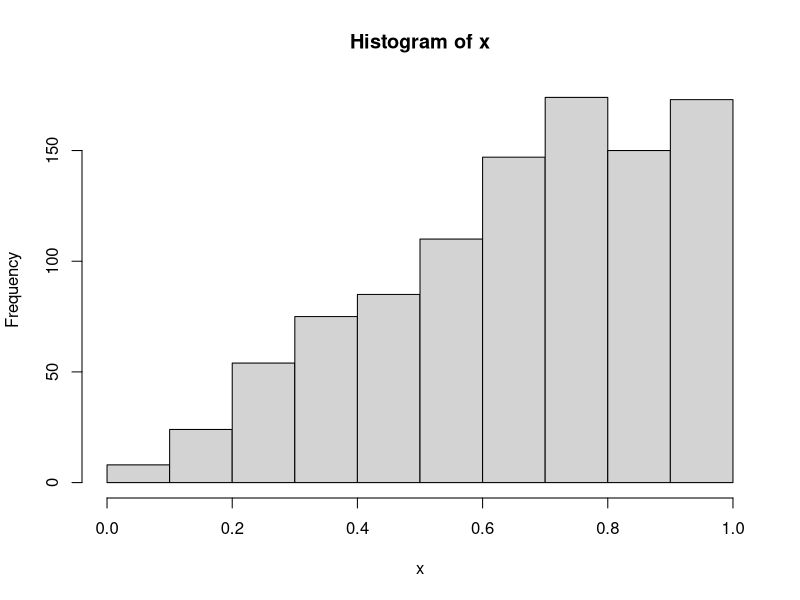
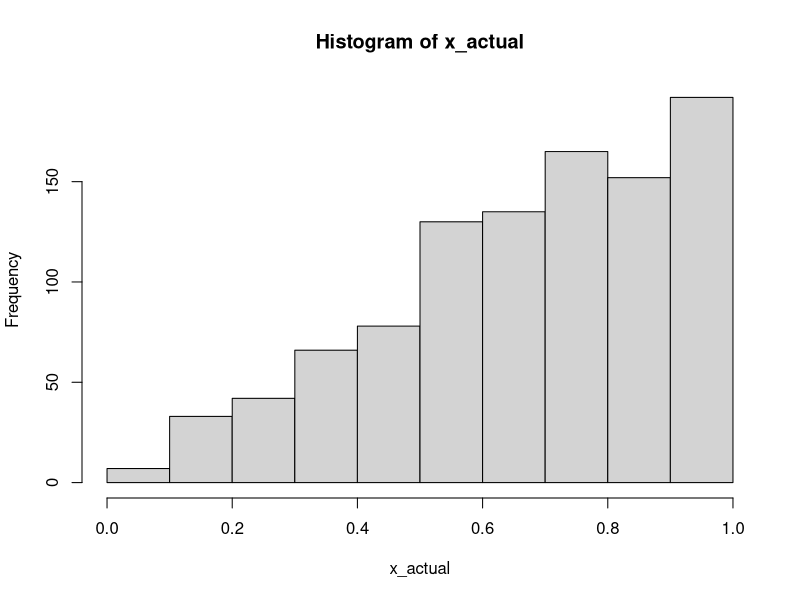
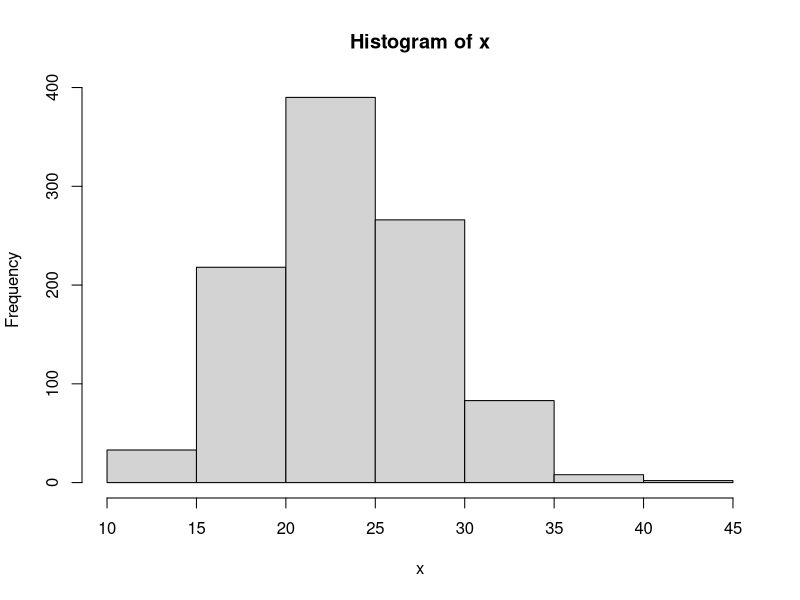
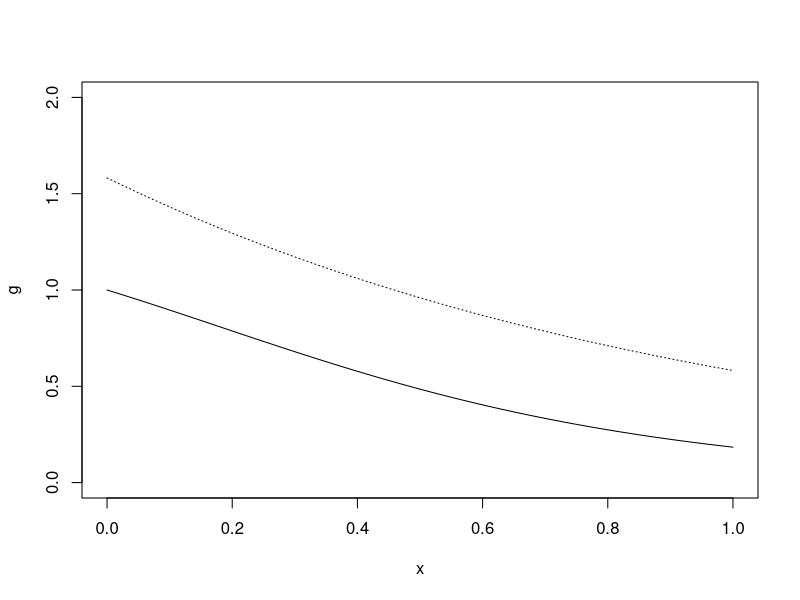
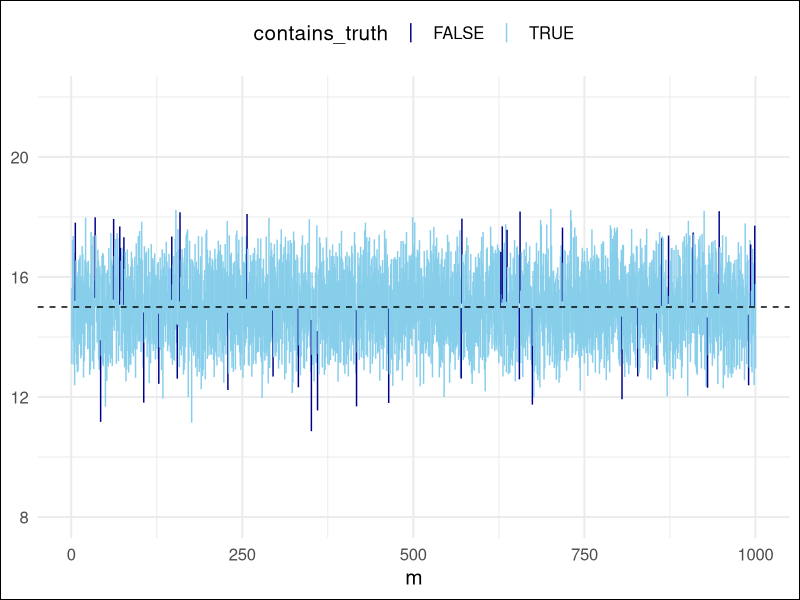
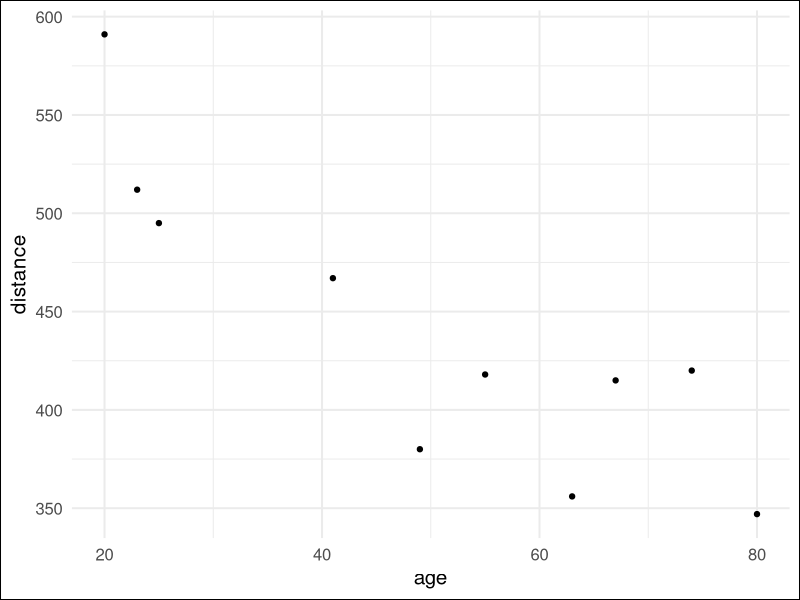

The R script that drew these images, in order:
## ---- chunk 1
#| echo: false

library(tidyverse)
set.seed(8686)

theme_set(
  theme_minimal(base_size = 15) +
    theme(plot.background = element_rect(fill = "white"))
)
## ---- chunk 2
ex2 <- 76
ifelse(
  ex2 >= 90, grade <- 'A',
  ifelse(
    ex2 >= 80, grade <- 'B',
    ifelse(ex2 >= 70, grade <- 'C', '')
  )
)
## ---- chunk 3
k <- 0
for (i in 1:10) {
  k <- k + i
}

k

x <- 1:10
k <- 0

for (i in x) {
  k <- k + x[i]
}

k
## ---- chunk 4
k <- 0
i <- 0

while (i <= 10) {
  k <- k + i
  i <- i + 1
}

k; i
## ---- chunk 5
avg <- function(x) {
  s <- 0
  for (i in x) s <- s + i

  s / i
}

x <- 1:10

avg(x) == 5.5
## ---- chunk 6
score <- c(76, 92, 83)
grade <- ifelse(
  score >= 90, 'A',
  ifelse(score >= 80, 'B',
    ifelse(score >= 70, 'C')
  )
)
grade

# will fail-- length(score) > 1
# if (score >= 90) {
#   grade <- 'A'
# } else if (score >= 80) {
#   grade <- 'B'
# } else {
#   grade <- 'C'
# }
## ---- chunk 7
library(stats4)

# y <- c(0.04304550, 0.50263474)
y <- 1:4

mlogl <- function(theta) -(length(y)*log(theta) - theta*sum(y))

fit <- mle(mlogl, 1.4)
summary(fit)

1 / mean(y)
## ---- chunk 8
x <- c(0.5928, 3.2048, 2.2281, 4.2292, 1.2096, 3.8371, 1.2670, 1.2042, 2.8182, 3.5173)

ll <- function(theta, sumx, sumlogx, n) {
  r <- theta[1]
  lambda <- theta[2]
  -(n*r*log(lambda) - n*log(gamma(r)) + (r - 1)*sumlogx - lambda*sumx)
}

optim(c(20, 19), ll, sumx = sum(x), sumlogx = sum(log(x)), n = length(x))
## ---- chunk 9
# given an exponential distribution
lambda <- 10
exp_pdf <- function(x) lambda*exp(-lambda*x)
inv_exp <- function(u) -1/lambda * log(1 - u)

u <- runif(100000, 0, 1)
x <- inv_exp(u)

mean(x) # should be close to 1 / lambda
var(x) # should be close to 1 / lambda^2
## ---- chunk 10
# transformation given a discrete CDF, using quantiles
g <- function(n) {
  u <- runif(n, 0, 1)
  
  cdf <- c(0.1, 0.36, 0.42, 0.85, 1)
  
  dplyr::case_when(
    u <= cdf[1]              ~ 0,
    u > cdf[1] & u <= cdf[2] ~ 1,
    u > cdf[2] & u <= cdf[3] ~ 2,
    u > cdf[3] & u <= cdf[4] ~ 3,
    u > cdf[4] & u <= cdf[5] ~ 4,
    TRUE ~ NA_real_
  )
}

p <- prop.table(table(g(10000)))
cumsum(p)
## ---- chunk 11
f <- function(x, p = 0.4) p * (1 - p)^x
## ---- chunk 12
# demonstrate acception-rejection method using a Beta(2, 1) distribution
# g(x) = Uniform(0, 1)

f <- function(x) 2*x
g <- function(x) 1
C <- 2

gen_beta <- function() {
  u1 <- runif(1, 0, 1)
  u2 <- runif(1, 0, 1)
  
  # if accepted,
  r <- f(u1) / (C * g(u1))
  out <- c( "r" = r, "u1" = u1, "u2" = u2)

  if (u2 < f(u1) / (C * g(u1))) {
    return(u1)
  } else {
    gen_beta()
  }
}

x <- replicate(1000, gen_beta())
x_actual <- rbeta(1000, 2, 1)

hist(x)
hist(x_actual)
## ---- chunk 13
f <- c(0.16, 0.24, 0.33, 0.17, 0.10)
g <- c(1, 1, 1, 1, 1) / 5
C <- max(f / g)

f_x <- function(x) {
  dplyr::case_when(
    x == 1 ~ 0.16,
    x == 2 ~ 0.24,
    x == 3 ~ 0.33,
    x == 4 ~ 0.17,
    x == 5 ~ 0.10,
      TRUE ~ 0
  )
}

gen <- function() {
  y <- sample(1:5, 1) # draw 1 realization from discrete uniform
  u <- runif(1, 0, 1) # draw 1 realization from continuous uniform

  if (u <= f_x(y) / (C * 1/5)) {
    return(y)
  } else {
    gen()
  }
}

out <- replicate(1000, gen())
prop.table(table(out))
## ---- chunk 14
gen_poisson <- function(t0, lambda) {
  s <- 0; i <- 0

  while (s <= t0) {
    u <- runif(1, 0, 1)
    t <- -log(1 - u) / lambda  # inverse transform to draw from Exp(lambda)
    s <- s + t
    i <- i + 1
  }

  return(i - 1)
}

gen_poisson(10, 2)

x <- replicate(1000, gen_poisson(8, 3))

hist(x)
## ---- chunk 15
lambda <- 3
n <- 10
x <- 1
p <- 0.7

rexp(n, lambda) # x_i ~ f(x)             -- random draws
pexp(x, lambda) # P(X <= x)              -- CDF, cumulative probability
dexp(x, lambda) # P(X == x)?             -- density
qexp(p, lambda) # x* s.t. P(X <= x*) = p -- quantile
## ---- chunk 16
mu <- 5
sd <- 3

rnorm(1, mu, sd)
pnorm(5, mu, sd)
qnorm(0.75, mu, sd)
## ---- chunk 17
punif(0.6, 0, 1)
## ---- chunk 18
u <- runif(1000000, 0, 1)
mean(exp(-u))

1 - exp(-1)
## ---- chunk 19
n1 <- 500
n2 <- 5000

u1 <- runif(n1, 0, 1)
u2 <- runif(n2, 0, 1)

# g(x) = x
mean(u1)
mean(u2)
## ---- chunk 20
-exp(-5) - (-exp(-2))

u <- runif(1000, 2, 5)
(5 - 2) * mean(exp(-u))
## ---- chunk 21
library(purrr)

mc_integrate <- function(g, a = 0, b = 1, n) {
  u <- runif(n, a, b)
  (b - a) * mean(g(u))
}

f <- function(x) exp(-x)

map_dbl(c(10, 100, 1000, 10000, 100000), ~mc_integrate(f, 2, 4, .))

# true value
exp(-2) - exp(-4)

h <- function(x) 10 * exp(-10 * x)
map_dbl(c(10, 1000, 1000000), ~mc_integrate(h, 0, 2, .))

# true value
integrate(h, 0, 2)
## ---- chunk 22
f <- function(x) 10 * exp(-10 * x)
mc_integrate(f, 0, 5, 100000)
## ---- chunk 23
cdf_exp_b <- function(x, lambda, n) {
  u <- runif(n, 0, 1)
  x * mean(lambda * exp(-lambda * x * u))
}

u <- cdf_exp_b(6, 20, 100)
l <- cdf_exp_b(2, 20, 100)

u - l

pexp(6, 1/20) - pexp(2, 1/20)
## ---- chunk 24
# Compare results to textbook example 6.3



z_cdf <- function(x, n = 1000) {
  u <- runif(n, 0, 1)

  # density of Z ~ N(0, 1)?
  theta <- function(x, u) {
    mean(1 / sqrt(2 * pi) * x * exp((-x^2 * u^2) / 2))
  }

  # Z ~ N(0, 1) is symmetric about 0
  if (x >= 0) {
    0.5 + theta(x, u)
  } else {
    1 - 0.5 - theta(-x, u)
  }
}

z_cdf(2, 100000)
pnorm(2)
## ---- chunk 25
# the "Hit-or-Miss" method:

# step 1.
x <- rnorm(10000)

# step 2. (an indicator function)
i <- x <= 1.96

# step 3.
mean(i)

norm_cdf <- function(x, n = 10000, mu = 0, sigma = 1) {
  X <- rnorm(n, mu, sigma)
  i <- X <= x
  mean(i)
}

exp_cdf <- function(x, n = 10000, lambda = 5) {
  X <- rexp(n, lambda)
  i <- X <= x
  mean(i)
}

exp_cdf(7.6, n = 1000, lambda = 5)
pexp(7.6, 5)

beta_cdf <- function(x, n = 10000, a = 2, b = 3) {
  X <- rbeta(n, a, b)
  i <- X <= x
  mean(i)
}

beta_cdf(0.7, a = 2, b = 3)
pbeta(0.7, 2, 3)
## ---- chunk 26
# compare hit or miss vs. simple monte-carlo
# theta_1 is simple monte-carlo
# theta_2 is indicator
# estimating F_Z(1.96) where Z ~ N(0, 1).
# generate 100 estimates of theta_1 and theta_2 (n = 10,000)
# then, take the variance of each

# for theta_1
z_cdf <- function(x, n = 1000) {
  u <- runif(n, 0, 1)

  # density of Z ~ N(0, 1)?
  theta <- function(x, u) {
    mean(1 / sqrt(2 * pi) * x * exp((-x^2 * u^2) / 2))
  }

  # Z ~ N(0, 1) is symmetric about 0
  if (x >= 0) {
    0.5 + theta(x, u)
  } else {
    1 - 0.5 - theta(-x, u)
  }
}

# for theta_2
z_cdf2 <- function(x, n = 1000, mu = 0, sigma = 1) {
  X <- rnorm(n, mu, sigma)
  i <- X <= x
  mean(i)
}

# wrap the 2 functions, and collect results
comparison <- function(x = 1.96, n = 100) {
  t1 <- numeric(n)
  t2 <- numeric(n)
  for (i in 1:n) {
    t1[i] <- z_cdf(x)
    t2[i] <- z_cdf2(x)
  }
  c(theta1 = var(t1), theta2 = var(t2))
}

comparison()
## ---- chunk 27
u <- runif(1000)
v <- 1 - u

# Cov(u, v) < 0!
cov(u, v)
## ---- chunk 28
norm_cdf_anti <- function(x, n) {
  u <- runif(n / 2)
  v <- 1 - u
  y <- c(u, v)
  
  pos_cdf <- (1 / sqrt(2 * pi)) * abs(x) * exp(-x^2 * y^2 / 2) + 0.5
  
  if (x >= 0) {
    cdf <- pos_cdf
  } else {
    cdf <- 1 - pos_cdf
  }
  
  return(mean(cdf))
}

norm_cdf <- function(x, n) {
  u <- runif(n)
  
  pos_cdf <- (1 / sqrt(2 * pi)) * abs(x) * exp(-x^2 * u^2 / 2) + 0.5
  
  if (x >= 0) {
    cdf <- pos_cdf
  } else {
    cdf <- 1 - pos_cdf
  }
  
  return(mean(cdf))
}

s <- numeric(100)
a <- numeric(100)

for (i in 1:100) {
  s[i] <- norm_cdf(1.96, 100)
  a[i] <- norm_cdf_anti(1.96, 100)
}

var(s)
var(a)
## ---- chunk 29
u <- runif(100)
C <- -cov(exp(u), u) / var(u)
C

-0.1409 / (1/12)
## ---- chunk 30
g <- function(x) exp(-x) / (1 + x^2)
l <- function(x) exp(-0.5) / (1 + x^2)

# estimating C
u <- runif(10000)
C <- -cov(g(u), l(u)) / var(l(u))

# simple monte-carlo vs. control variate
u <- runif(1000)
smc <- mean(g(u))
hat <- mean(g(u) + C * (l(u) - mean(l(u))))

integrate(g, 0, 1)
print(smc)
print(hat)
print(var(g(u)))
print(var(g(u) + C * (l(u) - mean(l(u)))))
## ---- chunk 31
n <- 10000
u <- runif(n)
# u1, u2, ..., u10k --> e^u1, e^u2, ... e^u10k

hat_theta <- mean(exp(u))
est_var <- var(exp(u))

hat_theta <- numeric(100)
for (i in 1:100) {
  u <- runif(10000)
  hat_theta[i] <- mean(exp(u))
}

var(hat_theta)
## ---- chunk 32
# Example 6.11
x <- seq(0, 1, 0.01)
g <- exp(-x) / (1 + x^2)
f3 <- exp(-x) / (1 - exp(-1))

plot(x, g, type = "l", ylim = c(0, 2))
lines(x, f3, lty = 3)
## ---- chunk 33
# Example

m <- 100
Y <- numeric(m)

for (i in 1:m) {
  x <- rnorm(3, 0, 1)
  Y[i] <- sum(x^2)
}

(hat_theta <- mean(Y))  # should be close to 3
(hat_mse <- mean((Y - 3)^2))  # should be close to 6
## ---- chunk 34
# Example 7.1
m <- 100
L <- numeric(m)

for (i in 1:m) {
  x <- rnorm(2, 0, 1)
  L[i] <- abs(x[1] - x[2])
}

(hat_theta <- mean(L))  # should be close to 2 / sqrt(pi)
(hat_mse <- mean((L - 2 / sqrt(pi))^2))
## ---- chunk 35
# Example 7.2

m <- 100
k <- 3
K <- numeric(m)

for (i in 1:m) {
  x <- rnorm(100)
  x <- sort(x)
  K[i] <- mean(x[k:(length(x) - k)])
}

(hat_theta <- mean(K))
## ---- chunk 36
x <- c(580, 400, 428, 825, 850, 875, 920, 550, 575, 750, 636, 360, 590, 735, 950)
n <- length(x)
m <- mean(x)
s <- sd(x)
a <- c(0.10, 0.05)
t <- qt(1 - a / 2, df = n - 1)

(c90 <- c(m - t[1] * s / sqrt(n), m + t[1] * s / sqrt(n)))
(c95 <- c(m - t[2] * s / sqrt(n), m + t[2] * s / sqrt(n)))
## ---- chunk 37
n <- 4
m <- 65
s <- 2.4
t <- qt(1 - 0.05/2, df = 3)

(c95 <- c(m - t * s / sqrt(n), m + t * s / sqrt(n)))
## ---- chunk 38
t_ci <- function(n = 20, mu = 15, sigma = 3, alpha = 0.05) {
  x <- rnorm(n, mu, sigma)
  m <- mean(x)
  s <- sd(x)
  t <- qt(1 - alpha / 2, df = n - 1)

  m + (t * s / sqrt(n)) * c(-1, 1)
}

res <- replicate(n = 1000, expr = t_ci(), simplify = FALSE)
(chk <- res |> map_lgl(~between(15, .[1], .[2])) |> mean())

res |>
  map_df(enframe, .id = "m") |>
  mutate(m = as.numeric(m)) |>
  pivot_wider(names_from = name, values_from = value) |>
  set_names(c("m", "l", "u")) |>
  group_by(m) |>
  mutate(contains_truth = between(15, l, u)) |>
  ggplot(aes(x = m, ymin = l, ymax = u, color = contains_truth)) +
  geom_linerange() +
  geom_hline(yintercept = 15, lty = "dashed") +
  scale_color_manual(values = c("darkblue", "skyblue")) +
  ylim(8, 22) +
  theme(legend.position = "top")
## ---- chunk 39
s_ci <- function(mu = 0, sigma = 2, n = 20, alpha = 0.05) {
  x <- rnorm(n = n, mean = mu, sd = sigma)
  v <- var(x)
  chi <- qchisq(alpha, n - 1)

  c(0, (n - 1) * v / chi)
}

res <- replicate(10000, s_ci(), simplify = FALSE)
(chk <- res |> map_lgl(~between(4, .[1], .[2])) |> mean())
## ---- chunk 40
65 - qt(0.025, 3) * 2.4 / 2
65 + qt(1 - 0.025, 3) * 2.4 / 2
## ---- chunk 41
qt(1 - 0.05, df = 3)
## ---- chunk 42
# calculating the p-values
1 - pt(qt(1 - 0.05, 3), 3) # == 0.05
1 - pt(-4.16, 3)
## ---- chunk 43
x <- c(61, 67, 63, 66.6)
t.test(x, alternative = "greater", mu = 70)
## ---- chunk 44
beams <- c(580, 400, 428, 825, 850, 875, 920, 550, 575, 750, 636, 360, 590, 735, 950)

t.test(beams, mu = 820, alternative = "greater")

bound <- qt(0.1 / 2, df = length(beams) - 1) * sd(beams) / sqrt(length(beams))

mean(beams) + c(1, -1) * bound
## ---- chunk 45
# Steps 1 and 2
gen_ts <- function(n = 20, mu = 500, sigma2 = 100) {
  x <- rnorm(n, mean = 500, sd = sqrt(sigma2))
  (mean(x) - mu) / (sd(x) / sqrt(n))
}

# Steps 3 and 4
check_rr <- function(ts, n = 20, alpha = 0.05) {
  t_actual <- qt(0.05, df = n - 1)
  mean(ts <= t_actual)
}

ts <- replicate(n = 1000, gen_ts(), simplify = FALSE)
check_rr(unlist(ts))
## ---- chunk 46
n <- 20
m <- 1000
alpha <- 0.05
Q <- qt(alpha / 2, df = n - 1)

mu0 <- 15
mu1 <- 17
sigma2 <- 4

tstat <- numeric(m)

for (i in 1:m) {
  x <- rnorm(n, mean = mu0, sd = sqrt(sigma2))
  a <- mean(x)
  s <- sd(x)
  tstat[i] <- (a - mu0) / (s / sqrt(n))
}

1 - sum(between(tstat, Q, -Q)) / m
## ---- chunk 47
tstat <- numeric(m)

for (i in 1:m) {
  x <- rnorm(n, mean = mu1, sd = sqrt(sigma2))
  a <- mean(x)
  s <- sd(x)
  tstat[i] <- (a - 15) / (s / sqrt(n))
}

1 - sum(between(tstat, Q, -Q)) / m
## ---- chunk 48
x <- c(1.2, 0.5, 2.6, 5.6)
i <- sample(x, length(x), replace = TRUE)
## ---- chunk 49
y <- c(0.1, 0.2, 0.3)
x <- matrix(c(1, 2, 3, 4, 5, 6), 3, 2, byrow = TRUE)

solve(t(x) %*% x) %*% t(x) %*% y # (X^T * X)^(-1) * X^T * Y
## ---- chunk 50
age <- c(20, 23, 25, 41, 49, 55, 63, 67, 74, 80)
distance <- c(591, 512, 495, 467, 380, 418, 356, 415, 420, 347)

ggplot(data = tibble(age, distance)) + geom_point(aes(x = age, y = distance))
cor(age, distance)
## ---- chunk 51
intercept <- numeric(length(age)) + 1
X <- cbind(intercept, age)
betas <- solve(t(X) %*% X) %*% t(X) %*% distance

# compare results with built-in function
betas
coef(lm(distance ~ age))
## ---- chunk 52
betas[1] + betas[2] * 66
## ---- chunk 53
age <- c(25, 25, 28, 32, 32, 32, 38, 42, 48, 51, 51, 58, 62, 65)
fat <- c(19, 28, 19, 16, 24, 20, 31, 20, 26, 24, 32, 21, 21, 30)
chol <- c(180, 195, 186, 180, 210, 197, 239, 183, 204, 221, 243, 208, 228, 269)

const <- numeric(length(age)) + 1
X <- cbind(const, age, fat)
betas <- solve(t(X) %*% X) %*% t(X) %*% chol

betas
coef(lm(chol ~ age + fat))
## ---- chunk 54
betas[1] + betas[2] * 22 + betas[3] * 20
